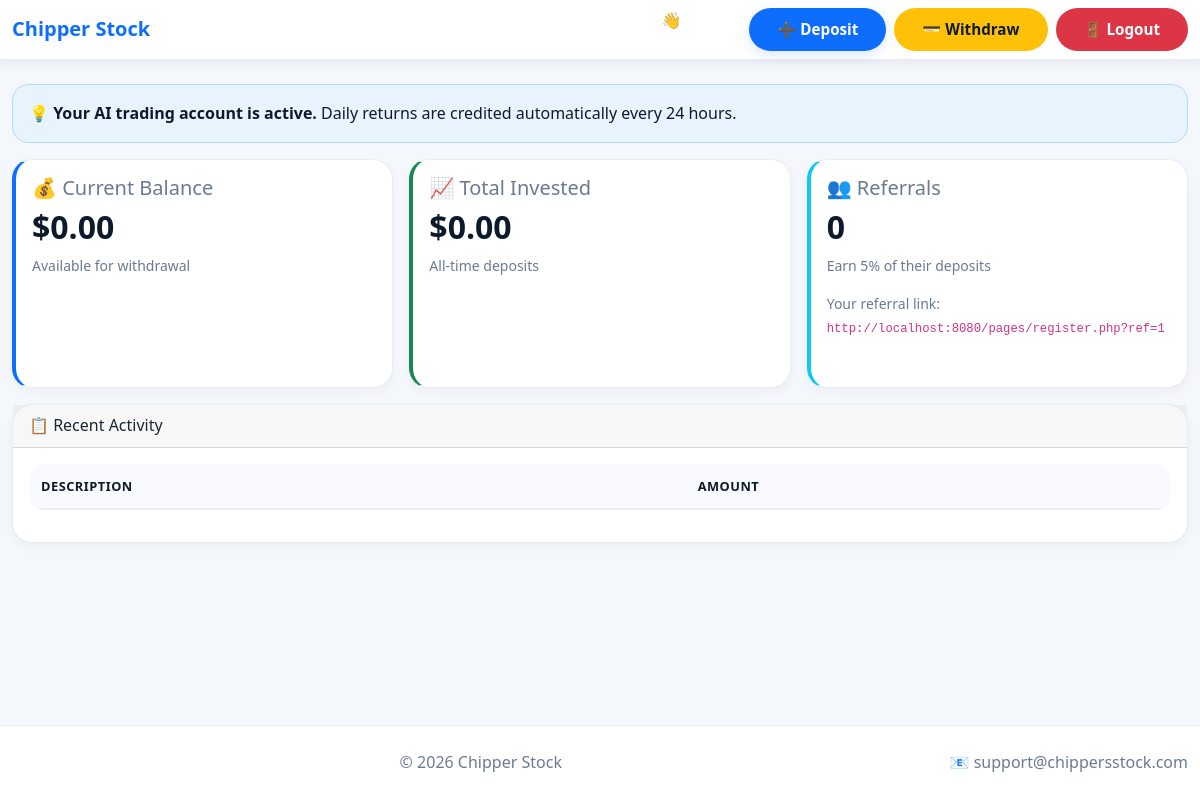
/pages/dashboard.php (signed in), run on the app's committed database.
### tables this page shows
CREATE TABLE users (
    id INTEGER PRIMARY KEY AUTOINCREMENT,
    username TEXT UNIQUE,
    password TEXT,
    email TEXT,
    phone TEXT,
    balance REAL DEFAULT 0,
    referral_code TEXT UNIQUE,
    referred_by INTEGER DEFAULT 0,
    total_deposits REAL DEFAULT 0,
    total_withdrawals REAL DEFAULT 0,
    daily_profit REAL DEFAULT 0,
    registered_at DATETIME DEFAULT CURRENT_TIMESTAMP
);

### includes/functions.php (called while the page is built, shortened)
<?php
require_once 'config.php';
function getUser($id) {
    global $db;
    $stmt = $db->prepare("SELECT * FROM users WHERE id = ?");
    $stmt->bindValue(1, $id, SQLITE3_INTEGER);
    $result = $stmt->execute();
    return $result->fetchArray(SQLITE3_ASSOC);
}
function getReferralCount($user_id) {
    global $db;
    $stmt = $db->prepare("SELECT COUNT(*) as count FROM users WHERE referred_by = ?");
    $stmt->bindValue(1, $user_id, SQLITE3_INTEGER);
    $result = $stmt->execute();
    $row = $result->fetchArray();
    return $row['count'];
}
?>

### pages/dashboard.php (the view, shortened to what this page needs)
<?php
$user = getUser($_SESSION['user_id']);
$ref_count = getReferralCount($user['id']);
?>
<!DOCTYPE html>
<html>
<head><title>Dashboard – <?php echo SITE_NAME; ?></title>
<link href="https://cdn.jsdelivr.net/npm/bootstrap@5.1.3/dist/css/bootstrap.min.css" rel="stylesheet">
<link rel="stylesheet" href="../assets/css/style.css">
</head>
<body>
    <nav class="navbar navbar-expand-lg navbar-dark bg-gradient">
        <div class="container-fluid">
            <span class="navbar-brand fw-bold"><?php echo SITE_NAME; ?></span>
            <div class="collapse navbar-collapse" id="navbarNav">
                <ul class="navbar-nav ms-auto d-flex flex-wrap gap-2">
                    <li class="nav-item"><span class="text-white me-2">👋 <?php echo $user['username']; ?></span></li>
                    <li class="nav-item"><a href="deposit.php" class="btn btn-success btn-sm">➕ Deposit</a></li>
                    <li class="nav-item"><a href="withdraw.php" class="btn btn-warning btn-sm">💳 Withdraw</a></li>
                    <li class="nav-item"><a href="../logout.php" class="btn btn-danger btn-sm">🚪 Logout</a></li>
                </ul>
            </div>
        </div>
    </nav>
    <div class="container-fluid mt-4">
        <div class="alert alert-info" role="alert">
            <strong>💡 Your AI trading account is active.</strong> Daily returns are credited automatically every 24 hours.
        </div>
        <div class="row g-3 dashboard-cards">
            <div class="col-12 col-sm-6 col-xl-4">
                <div class="card text-white bg-primary mb-3">
                    <div class="card-body">
                        <h5>💰 Current Balance</h5>
                        <h2>$<?php echo number_format($user['balance'], 2); ?></h2>
                        <p class="small">Available for withdrawal</p>
                    </div>
                </div>
            </div>
            <div class="col-12 col-sm-6 col-xl-4">
                <div class="card text-white bg-success mb-3">
                    <div class="card-body">
                        <h5>📈 Total Invested</h5>
                        <h2>$<?php echo number_format($user['total_deposits'], 2); ?></h2>
                        <p class="small">All-time deposits</p>
                    </div>
                </div>
            </div>
            <div class="col-12 col-sm-6 col-xl-4">
                <div class="card text-white bg-info mb-3">
                    <div class="card-body">
                        <h5>👥 Referrals</h5>
                        <h2><?php echo $ref_count; ?></h2>
                        <p class="small">Earn 5% of their deposits</p>
                        <p class="small">Your referral link: <br><code><?php echo SITE_URL; ?>/pages/register.php?ref=<?php echo $user['id']; ?></code></p>
                    </div>
                </div>
            </div>
        </div>
        <div class="row mt-3">
            <div class="col-12">
                <div class="card">
                    <div class="card-header">📋 Recent Activity</div>
                    <div class="card-body">
                        <div class="table-wrapper">
                            <table class="table table-striped">
                                <thead><tr><th>Description</th><th>Amount</th></tr></thead>
                            </table>
                        </div>
                    </div>
                </div>
            </div>
        </div>
    </div>
    <footer class="footer mt-auto">
        <div class="container-fluid">
            <span>&copy; 2026 <?php echo SITE_NAME; ?></span>
            <span class="float-end">📧 <?php echo ADMIN_EMAIL; ?></span>
        </div>
    </footer>
</body>
</html>

### assets/css/style.css (style rules this page uses)
* { margin:0; padding:0; box-sizing:border-box; }
body { font-family: 'Segoe UI', 'Inter', system-ui, -apple-system, sans-serif; background: #f4f7fc; color: #1a2634; min-height: 100vh; display: flex; flex-direction: column; font-size: 16px; line-height: 1.6; }
.bg-gradient { background: #ffffff !important; box-shadow: 0 2px 12px rgba(0,0,0,0.08); border-bottom: 1px solid #e9edf2; }
.navbar-brand { font-weight: 700; color: #0d6efd !important; }
.navbar .btn { border-radius: 30px; font-weight: 600; }
.navbar .btn-success { background: #0d6efd; border: none; color: #fff; }
.card { background: #ffffff; border: 1px solid #e9edf2; border-radius: 20px; box-shadow: 0 4px 12px rgba(0,0,0,0.04); transition: transform 0.2s, box-shadow 0.3s; height: 100%; }
.card.bg-primary, .card.bg-success, .card.bg-info { background: #ffffff !important; border: 1px solid #e9edf2; color: #0d1a2b; }
.card.bg-primary { border-left: 4px solid #0d6efd; }
.card.bg-success { border-left: 4px solid #198754; }
.card.bg-info { border-left: 4px solid #0dcaf0; }
.card.bg-primary h5, .card.bg-success h5, .card.bg-info h5 { color: #6b7a93; font-weight: 400; }
.card.bg-primary h2, .card.bg-success h2, .card.bg-info h2 { color: #0d1a2b; font-weight: 700; }
.card.bg-primary .small, .card.bg-success .small, .card.bg-info .small { color: #6b7a93; }
.btn { border-radius: 30px; padding: 10px 28px; font-weight: 600; font-size: 0.95rem; }
.btn-success { background: #0d6efd; border: none; color: #fff; box-shadow: 0 4px 12px rgba(13, 110, 253, 0.15); }
.btn-warning { background: #ffc107; border: none; color: #0d1a2b; }
.btn-danger { background: #dc3545; border: none; color: #fff; }
.table-wrapper { overflow-x: auto; -webkit-overflow-scrolling: touch; }
.table { background: #ffffff; border-radius: 16px; overflow: hidden; }
.table thead th { background: #f8faff; color: #0d1a2b; border-bottom: 2px solid #e9edf2; font-weight: 600; text-transform: uppercase; font-size: 0.8rem; letter-spacing: 0.5px; }
.table td, .table th { padding: 0.75rem; vertical-align: middle; border-bottom: 1px solid #e9edf2; }
.alert-info { background: #e8f4fd; border: 1px solid #b8d9f5; color: #0d1a2b; border-radius: 16px; }
.footer { margin-top: auto; background: #ffffff !important; border-top: 1px solid #e9edf2; color: #6b7a93; padding: 1.5rem 0; text-align: center; }
.footer span { color: #6b7a93; }
.footer .float-end { color: #6b7a93; }
a { color: #0d6efd; text-decoration: none; }

### data on the page
users: balance "0.00", total_deposits "0.00", id "1"

### other printed values
SITE_NAME "Chipper Stock"
$ref_count "0"
SITE_URL "http://localhost:8080"
ADMIN_EMAIL "support@chippersstock.com"
